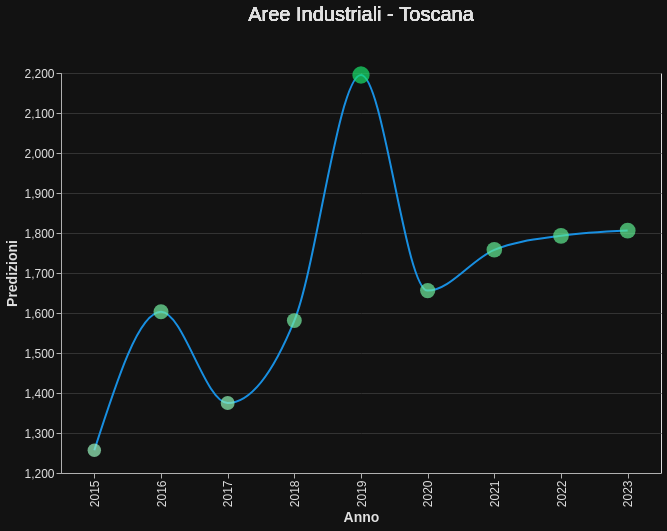

Here is the Vega-Lite specification saved for this chart:
### Vega-Lite specification from a JSON file in a GitHub repository (floating-point values rounded to 4 significant figures)
{"$schema": "https://vega.github.io/schema/vega-lite/v5.15.1.json", "config": {"axis": {"domainColor": "#B0B0B0", "gridColor": "#333333", "labelColor": "#E0E0E0", "labelFontSize": 12, "tickColor": "#B0B0B0", "titleColor": "#E0E0E0", "titleFontSize": 14}, "background": "#121212", "legend": {"labelColor": "#E0E0E0", "titleColor": "#E0E0E0"}, "mark": {"color": "#1f77b4"}, "title": {"color": "#E0E0E0", "fontSize": 20}}, "data": {"name": "data-a98a6745abf8d7049c1cf66bf5fbc466"}, "datasets": {"data-a98a6745abf8d7049c1cf66bf5fbc466": [{"Anno": "2015", "Tipo dato": "Foresta", "Title": "Foresta - Toscana", "Valore": 16643}, {"Anno": "2015", "Tipo dato": "Pascolo", "Title": "Pascolo - Toscana", "Valore": 8605}, {"Anno": "2015", "Tipo dato": "Lago", "Title": "Lago - Toscana", "Valore": 4212}, {"Anno": "2015", "Tipo dato": "Vegetazione Erbacea", "Title": "Vegetazione Erbacea - Toscana", "Valore": 10239}, {"Anno": "2015", "Tipo dato": "Fiumi", "Title": "Fiumi - Toscana", "Valore": 1980}, {"Anno": "2015", "Tipo dato": "Strade", "Title": "Strade - Toscana", "Valore": 1067}, {"Anno": "2015", "Tipo dato": "Colture Permanenti", "Title": "Colture Permanenti - Toscana", "Valore": 25217}, {"Anno": "2015", "Tipo dato": "Aree Industriali", "Title": "Aree Industriali - Toscana", "Valore": 1257}, {"Anno": "2015", "Tipo dato": "Zone Residenziali", "Title": "Zone Residenziali - Toscana", "Valore": 1856}, {"Anno": "2015", "Tipo dato": "Colture Annuali", "Title": "Colture Annuali - Toscana", "Valore": 4725}, {"Anno": "2015", "Tipo dato": "Totale Zone Agricole", "Title": "Totale Zone Agricole - Toscana", "Valore": 38547}, {"Anno": "2016", "Tipo dato": "Foresta", "Title": "Foresta - Toscana", "Valore": 23614}, {"Anno": "2016", "Tipo dato": "Pascolo", "Title": "Pascolo - Toscana", "Valore": 6975}, {"Anno": "2016", "Tipo dato": "Lago", "Title": "Lago - Toscana", "Valore": 969}, {"Anno": "2016", "Tipo dato": "Vegetazione Erbacea", "Title": "Vegetazione Erbacea - Toscana", "Valore": 5639}, {"Anno": "2016", "Tipo dato": "Fiumi", "Title": "Fiumi - Toscana", "Valore": 2632}, {"Anno": "2016", "Tipo dato": "Strade", "Title": "Strade - Toscana", "Valore": 1363}, {"Anno": "2016", "Tipo dato": "Colture Permanenti", "Title": "Colture Permanenti - Toscana", "Valore": 26183}, {"Anno": "2016", "Tipo dato": "Aree Industriali", "Title": "Aree Industriali - Toscana", "Valore": 1603}, {"Anno": "2016", "Tipo dato": "Zone Residenziali", "Title": "Zone Residenziali - Toscana", "Valore": 2392}, {"Anno": "2016", "Tipo dato": "Colture Annuali", "Title": "Colture Annuali - Toscana", "Valore": 4431}, {"Anno": "2016", "Tipo dato": "Totale Zone Agricole", "Title": "Totale Zone Agricole - Toscana", "Valore": 37589}, {"Anno": "2017", "Tipo dato": "Foresta", "Title": "Foresta - Toscana", "Valore": 16142}, {"Anno": "2017", "Tipo dato": "Pascolo", "Title": "Pascolo - Toscana", "Valore": 7102}, {"Anno": "2017", "Tipo dato": "Lago", "Title": "Lago - Toscana", "Valore": 1312}, {"Anno": "2017", "Tipo dato": "Vegetazione Erbacea", "Title": "Vegetazione Erbacea - Toscana", "Valore": 11286}, {"Anno": "2017", "Tipo dato": "Fiumi", "Title": "Fiumi - Toscana", "Valore": 2113}, {"Anno": "2017", "Tipo dato": "Strade", "Title": "Strade - Toscana", "Valore": 1675}, {"Anno": "2017", "Tipo dato": "Colture Permanenti", "Title": "Colture Permanenti - Toscana", "Valore": 27769}, {"Anno": "2017", "Tipo dato": "Aree Industriali", "Title": "Aree Industriali - Toscana", "Valore": 1375}, {"Anno": "2017", "Tipo dato": "Zone Residenziali", "Title": "Zone Residenziali - Toscana", "Valore": 1997}, {"Anno": "2017", "Tipo dato": "Colture Annuali", "Title": "Colture Annuali - Toscana", "Valore": 5030}, {"Anno": "2017", "Tipo dato": "Totale Zone Agricole", "Title": "Totale Zone Agricole - Toscana", "Valore": 39901}, {"Anno": "2018", "Tipo dato": "Foresta", "Title": "Foresta - Toscana", "Valore": 15399}, {"Anno": "2018", "Tipo dato": "Pascolo", "Title": "Pascolo - Toscana", "Valore": 15879}, {"Anno": "2018", "Tipo dato": "Lago", "Title": "Lago - Toscana", "Valore": 1754}, {"Anno": "2018", "Tipo dato": "Vegetazione Erbacea", "Title": "Vegetazione Erbacea - Toscana", "Valore": 8334}, {"Anno": "2018", "Tipo dato": "Fiumi", "Title": "Fiumi - Toscana", "Valore": 3399}, {"Anno": "2018", "Tipo dato": "Strade", "Title": "Strade - Toscana", "Valore": 1586}, {"Anno": "2018", "Tipo dato": "Colture Permanenti", "Title": "Colture Permanenti - Toscana", "Valore": 21560}, {"Anno": "2018", "Tipo dato": "Aree Industriali", "Title": "Aree Industriali - Toscana", "Valore": 1581}, {"Anno": "2018", "Tipo dato": "Zone Residenziali", "Title": "Zone Residenziali - Toscana", "Valore": 2061}, {"Anno": "2018", "Tipo dato": "Colture Annuali", "Title": "Colture Annuali - Toscana", "Valore": 4248}, {"Anno": "2018", "Tipo dato": "Totale Zone Agricole", "Title": "Totale Zone Agricole - Toscana", "Valore": 41687}, {"Anno": "2019", "Tipo dato": "Foresta", "Title": "Foresta - Toscana", "Valore": 11102}, {"Anno": "2019", "Tipo dato": "Pascolo", "Title": "Pascolo - Toscana", "Valore": 15464}, {"Anno": "2019", "Tipo dato": "Lago", "Title": "Lago - Toscana", "Valore": 1310}, {"Anno": "2019", "Tipo dato": "Vegetazione Erbacea", "Title": "Vegetazione Erbacea - Toscana", "Valore": 14689}, {"Anno": "2019", "Tipo dato": "Fiumi", "Title": "Fiumi - Toscana", "Valore": 4683}, {"Anno": "2019", "Tipo dato": "Strade", "Title": "Strade - Toscana", "Valore": 1653}, {"Anno": "2019", "Tipo dato": "Colture Permanenti", "Title": "Colture Permanenti - Toscana", "Valore": 18932}, {"Anno": "2019", "Tipo dato": "Aree Industriali", "Title": "Aree Industriali - Toscana", "Valore": 2195}, {"Anno": "2019", "Tipo dato": "Zone Residenziali", "Title": "Zone Residenziali - Toscana", "Valore": 2818}, {"Anno": "2019", "Tipo dato": "Colture Annuali", "Title": "Colture Annuali - Toscana", "Valore": 2955}, {"Anno": "2019", "Tipo dato": "Totale Zone Agricole", "Title": "Totale Zone Agricole - Toscana", "Valore": 37351}, {"Anno": "2020", "Tipo dato": "Foresta", "Title": "Foresta - Toscana", "Valore": 15149}, {"Anno": "2020", "Tipo dato": "Pascolo", "Title": "Pascolo - Toscana", "Valore": 11636}, {"Anno": "2020", "Tipo dato": "Lago", "Title": "Lago - Toscana", "Valore": 1401}, {"Anno": "2020", "Tipo dato": "Vegetazione Erbacea", "Title": "Vegetazione Erbacea - Toscana", "Valore": 10393}, {"Anno": "2020", "Tipo dato": "Fiumi", "Title": "Fiumi - Toscana", "Valore": 3771}, {"Anno": "2020", "Tipo dato": "Strade", "Title": "Strade - Toscana", "Valore": 1386}, {"Anno": "2020", "Tipo dato": "Colture Permanenti", "Title": "Colture Permanenti - Toscana", "Valore": 25021}, {"Anno": "2020", "Tipo dato": "Aree Industriali", "Title": "Aree Industriali - Toscana", "Valore": 1656}, {"Anno": "2020", "Tipo dato": "Zone Residenziali", "Title": "Zone Residenziali - Toscana", "Valore": 2118}, {"Anno": "2020", "Tipo dato": "Colture Annuali", "Title": "Colture Annuali - Toscana", "Valore": 3270}, {"Anno": "2020", "Tipo dato": "Totale Zone Agricole", "Title": "Totale Zone Agricole - Toscana", "Valore": 39927}, {"Anno": "2021", "Tipo dato": "Foresta", "Title": "Foresta - Toscana", "Valore": 15365}, {"Anno": "2021", "Tipo dato": "Pascolo", "Title": "Pascolo - Toscana", "Valore": 10564}, {"Anno": "2021", "Tipo dato": "Lago", "Title": "Lago - Toscana", "Valore": 1412}, {"Anno": "2021", "Tipo dato": "Vegetazione Erbacea", "Title": "Vegetazione Erbacea - Toscana", "Valore": 10752}, {"Anno": "2021", "Tipo dato": "Fiumi", "Title": "Fiumi - Toscana", "Valore": 2770}, {"Anno": "2021", "Tipo dato": "Strade", "Title": "Strade - Toscana", "Valore": 1520}, {"Anno": "2021", "Tipo dato": "Colture Permanenti", "Title": "Colture Permanenti - Toscana", "Valore": 25644}, {"Anno": "2021", "Tipo dato": "Aree Industriali", "Title": "Aree Industriali - Toscana", "Valore": 1758}, {"Anno": "2021", "Tipo dato": "Zone Residenziali", "Title": "Zone Residenziali - Toscana", "Valore": 2475}, {"Anno": "2021", "Tipo dato": "Colture Annuali", "Title": "Colture Annuali - Toscana", "Valore": 3541}, {"Anno": "2021", "Tipo dato": "Totale Zone Agricole", "Title": "Totale Zone Agricole - Toscana", "Valore": 39749}, {"Anno": "2022", "Tipo dato": "Foresta", "Title": "Foresta - Toscana", "Valore": 16148}, {"Anno": "2022", "Tipo dato": "Pascolo", "Title": "Pascolo - Toscana", "Valore": 11526}, {"Anno": "2022", "Tipo dato": "Lago", "Title": "Lago - Toscana", "Valore": 1343}, {"Anno": "2022", "Tipo dato": "Vegetazione Erbacea", "Title": "Vegetazione Erbacea - Toscana", "Valore": 7876}, {"Anno": "2022", "Tipo dato": "Fiumi", "Title": "Fiumi - Toscana", "Valore": 3738}, {"Anno": "2022", "Tipo dato": "Strade", "Title": "Strade - Toscana", "Valore": 1416}, {"Anno": "2022", "Tipo dato": "Colture Permanenti", "Title": "Colture Permanenti - Toscana", "Valore": 26367}, {"Anno": "2022", "Tipo dato": "Aree Industriali", "Title": "Aree Industriali - Toscana", "Valore": 1793}, {"Anno": "2022", "Tipo dato": "Zone Residenziali", "Title": "Zone Residenziali - Toscana", "Valore": 2671}, {"Anno": "2022", "Tipo dato": "Colture Annuali", "Title": "Colture Annuali - Toscana", "Valore": 2923}, {"Anno": "2022", "Tipo dato": "Totale Zone Agricole", "Title": "Totale Zone Agricole - Toscana", "Valore": 40816}, {"Anno": "2023", "Tipo dato": "Foresta", "Title": "Foresta - Toscana", "Valore": 15249}, {"Anno": "2023", "Tipo dato": "Pascolo", "Title": "Pascolo - Toscana", "Valore": 14408}, {"Anno": "2023", "Tipo dato": "Lago", "Title": "Lago - Toscana", "Valore": 2005}, {"Anno": "2023", "Tipo dato": "Vegetazione Erbacea", "Title": "Vegetazione Erbacea - Toscana", "Valore": 9240}, {"Anno": "2023", "Tipo dato": "Fiumi", "Title": "Fiumi - Toscana", "Valore": 3341}, {"Anno": "2023", "Tipo dato": "Strade", "Title": "Strade - Toscana", "Valore": 1208}, {"Anno": "2023", "Tipo dato": "Colture Permanenti", "Title": "Colture Permanenti - Toscana", "Valore": 22648}, {"Anno": "2023", "Tipo dato": "Aree Industriali", "Title": "Aree Industriali - Toscana", "Valore": 1806}, {"Anno": "2023", "Tipo dato": "Zone Residenziali", "Title": "Zone Residenziali - Toscana", "Valore": 2478}, {"Anno": "2023", "Tipo dato": "Colture Annuali", "Title": "Colture Annuali - Toscana", "Valore": 3418}, {"Anno": "2023", "Tipo dato": "Totale Zone Agricole", "Title": "Totale Zone Agricole - Toscana", "Valore": 40474}]}, "params": [{"bind": {"input": "select", "name": "Seleziona tipologia di dato ", "options": ["Aree Industriali", "Colture Annuali", "Colture Permanenti", "Fiumi", "Foresta", "Lago", "Pascolo", "Strade", "Totale Zone Agricole", "Vegetazione Erbacea", "Zone Residenziali"]}, "name": "SelectTipoDato", "select": {"fields": ["Tipo dato"], "type": "point"}, "value": "Aree Industriali", "views": ["view_10"]}], "vconcat": [{"encoding": {"text": {"field": "Title", "type": "nominal"}}, "height": 30, "mark": {"align": "center", "color": "#E0E0E0", "dy": -15, "fontSize": 20, "type": "text"}, "transform": [{"filter": {"param": "SelectTipoDato"}}], "width": 600}, {"height": 400, "layer": [{"encoding": {"tooltip": [{"field": "Anno", "type": "nominal"}, {"field": "Valore", "format": ",", "type": "quantitative"}], "x": {"field": "Anno", "title": "Anno", "type": "nominal"}, "y": {"field": "Valore", "scale": {"zero": false}, "title": "Predizioni", "type": "quantitative"}}, "mark": {"color": "#188FE1", "interpolate": "monotone", "type": "line"}, "name": "view_10", "transform": [{"filter": {"param": "SelectTipoDato"}}]}, {"encoding": {"color": {"field": "Valore", "legend": null, "scale": {"range": ["#99f4be", "#18E169"]}, "type": "quantitative"}, "size": {"field": "Valore", "legend": null, "scale": {"range": [20, 300]}, "type": "quantitative"}, "tooltip": [{"field": "Anno", "type": "nominal"}, {"field": "Valore", "format": ",", "type": "quantitative"}], "x": {"field": "Anno", "type": "nominal"}, "y": {"field": "Valore", "type": "quantitative"}}, "mark": {"type": "circle"}, "transform": [{"filter": {"param": "SelectTipoDato"}}]}], "width": 600}]}
